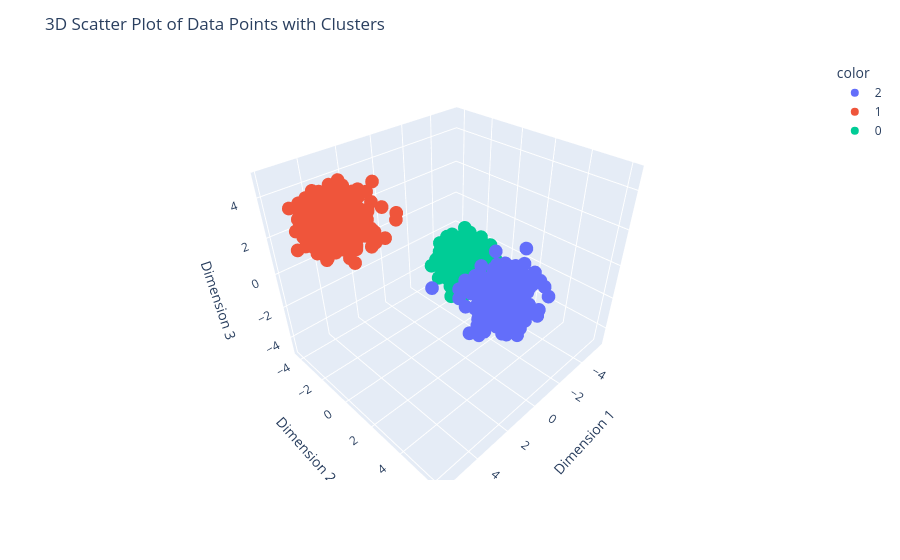

The notebook cell this image was saved under:
### Code cell
import plotly.express as px

fig = px.scatter_3d(df, x=X["Feature1"], y=X["Feature2"], z=X["Feature3"], color=df["Target"].astype(str))

fig.update_layout(title="3D Scatter Plot of Data Points with Clusters", scene=dict(xaxis_title='Dimension 1', yaxis_title='Dimension 2', zaxis_title='Dimension 3'))
fig.show()

### Figure 1 — Plotly figure (JSON) as saved in the notebook; plotly's stock layout.template omitted (floating-point values rounded to 4 significant figures; data arrays with more than 128 entries replaced by an {"elided": "..."} marker saying what was removed)
{"data": [{"hovertemplate": "color=2<br>Feature1=%{x}<br>Feature2=%{y}<br>Feature3=%{z}<extra></extra>", "legendgroup": "2", "marker": {"color": "#636efa", "symbol": "circle"}, "mode": "markers", "name": "2", "scene": "scene", "showlegend": true, "type": "scatter3d", "x": {"elided": "333 float values"}, "y": {"elided": "333 float values"}, "z": {"elided": "333 float values"}}, {"hovertemplate": "color=1<br>Feature1=%{x}<br>Feature2=%{y}<br>Feature3=%{z}<extra></extra>", "legendgroup": "1", "marker": {"color": "#EF553B", "symbol": "circle"}, "mode": "markers", "name": "1", "scene": "scene", "showlegend": true, "type": "scatter3d", "x": {"elided": "333 float values"}, "y": {"elided": "333 float values"}, "z": {"elided": "333 float values"}}, {"hovertemplate": "color=0<br>Feature1=%{x}<br>Feature2=%{y}<br>Feature3=%{z}<extra></extra>", "legendgroup": "0", "marker": {"color": "#00cc96", "symbol": "circle"}, "mode": "markers", "name": "0", "scene": "scene", "showlegend": true, "type": "scatter3d", "x": {"elided": "334 float values"}, "y": {"elided": "334 float values"}, "z": {"elided": "334 float values"}}], "layout": {"legend": {"title": {"text": "color"}, "tracegroupgap": 0}, "margin": {"t": 60}, "scene": {"domain": {"x": [0, 1], "y": [0, 1]}, "xaxis": {"title": {"text": "Dimension 1"}}, "yaxis": {"title": {"text": "Dimension 2"}}, "zaxis": {"title": {"text": "Dimension 3"}}}, "title": {"text": "3D Scatter Plot of Data Points with Clusters"}}}
